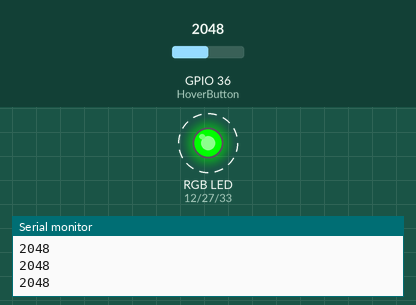
This sketch was run on a simulated ESP32. On the bench: an RGB LED mixed from three pins (HIGH = lit), the last lines printed to the serial monitor. Dashed ring = blinking. Inputs (shaded band) come from the test bench; at power-on: GPIO 36 (HoverButton) = 2048.

Above: at 1.4 s.
1.5 s: GPIO 36 (HoverButton) set to 2428
4.7 s: GPIO 36 (HoverButton) set to 2569
At 6.0 s:
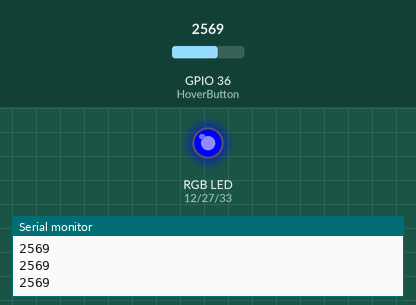
6.3 s: GPIO 36 (HoverButton) set to 2460
At 6.46 s:
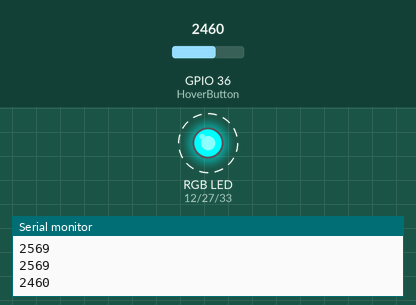
9.5 s: GPIO 36 (HoverButton) set to 3040
At 10.2 s:
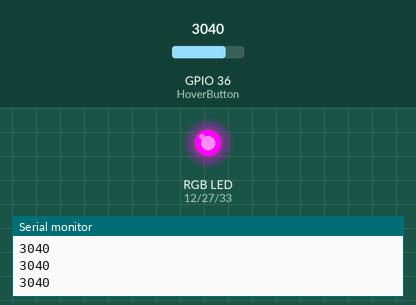
11.4 s: GPIO 36 (HoverButton) set to 2047
At 11.55 s:
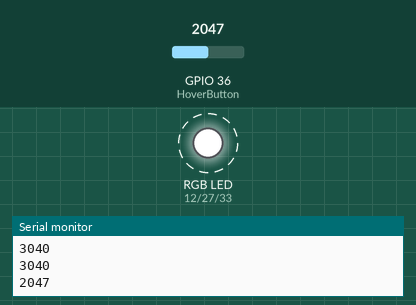
14.6 s: GPIO 36 (HoverButton) set to 2540
At 16.0 s:
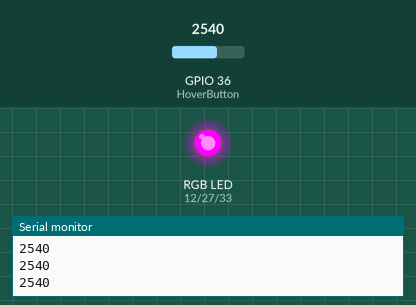
Timing chart, 0 to 17.2 s (numbered marks = the images above; inputs shaded):
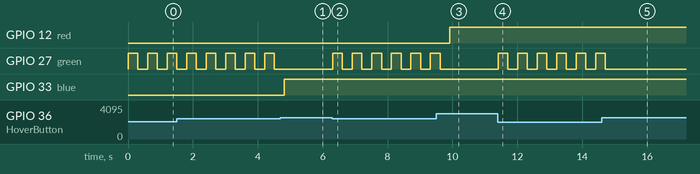

Measured:
- the behaviour switches between 2499 and 2500 on GPIO 36 (HoverButton) (found by bisection; images 0 and 1)
- after the input at 4.7 s, GPIO 27 (green): stops changing and stays LOW; GPIO 33 (blue): LOW → HIGH after 0.11 s
- after the input at 6.3 s, GPIO 27 (green): alternates HIGH for 0.30 s and LOW for 0.30 s, starting at once
- after the input at 9.5 s, GPIO 12 (red): LOW → HIGH after 0.42 s; GPIO 27 (green): goes on until 9.6 s, then stays LOW
- after the input at 11.4 s, GPIO 27 (green): alternates HIGH for 0.30 s and LOW for 0.30 s, starting at once
- after the input at 14.6 s, GPIO 27 (green): goes on until 14.7 s, then stays LOW
- by itself, GPIO 27 (green): alternates HIGH for 0.30 s and LOW for 0.30 s

The sketch:

YewJournChan_Project2RealWorldInputOutput.ino
```cpp
/*
 * Yew Journ Chan
 * Project 2 - Real World Input and Output
 * This function is supposed to measure the temperature of the room and output a certain color on the RGB LED
 * - Since I do not have all the necessary parts to complete my intended project, I have decided to use the light sensor to substitute the thermometer.
 * - In a room temperature state (regular room light): the light will constantly blink blue and green
 * - In a warmer temperature state(when light is shined on sensor): the red light will constantly stay on.
 * - In a cooler temperature state(when sensor is completely covered): the green light will constantly stay on.
 */


 int HoverButton = A0;
 int red = 12;
 int green = 27;
 int blue = 33;
 int delayTime = 100;

 void setup() {
  Serial.begin(9600); // set to initialize serial communication at 9600bps

  //set pins as an input & output
  pinMode(HoverButton, INPUT);
  pinMode(red, OUTPUT);
  pinMode(green, OUTPUT);
  pinMode(blue, OUTPUT);
 }


 void loop() {  //main loop
 int sensorValue = analogRead(HoverButton); //to define sensor values as an int
 sensorValue = constrain(sensorValue, 1300, 3700); //the light will work only under following inputs established on the terminal
 Serial.println(sensorValue);
 delay(1);

 if(sensorValue > 3000) { //HIGH TEMPERATURE STATE: when light is flashed on sensor, LED will shine red
  digitalWrite(red, HIGH); //will turn the light on constantly
 }

 else if(sensorValue > 1300 && sensorValue < 2500) { //ROOM TEMPERATURE STATE: neautral state, LED will blink
  digitalWrite(green, HIGH);
  delay(300);
  digitalWrite(green, LOW);
  delay(300);
 }else if(sensorValue > 1300) { // LOW TEMPERATURE STATE: LED will shine blue
  digitalWrite(blue, HIGH);
  }
 }
```
